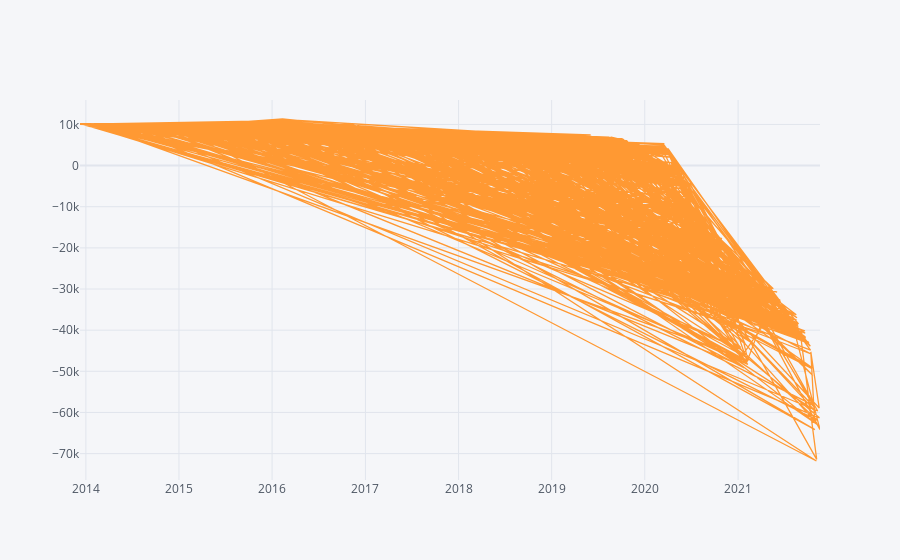

The notebook cell saved with this chart:
### Code cell
absolute_return = (results.Close.iloc[-1]-results.Open.iloc[0])/results.Open.iloc[0]
CAGR = ((results.Close.iloc[-1]/results.Open.iloc[0])**(252/len(results)))-1
information_ratio = (results.Close.pct_change().mean()/results.Close.pct_change().std())*((252) **0.5)

print(f'''Absolute Return= {absolute_return}
CAGR= {CAGR}
Information Ratio= {information_ratio}''')
((results.Close.pct_change().dropna()+1).cumprod()*capital).iplot() #fix it later

### Figure 1 — Plotly figure (JSON) as saved in the notebook; plotly's stock layout.template omitted (floating-point values rounded to 4 significant figures; data arrays with more than 128 entries replaced by an {"elided": "..."} marker saying what was removed)
{"data": [{"line": {"color": "rgba(255, 153, 51, 1.0)", "dash": "solid", "shape": "linear", "width": 1.3}, "mode": "lines", "name": "Close", "text": "", "type": "scatter", "x": {"elided": "1401 str values"}, "y": {"elided": "1401 float values"}}], "layout": {"legend": {"bgcolor": "#F5F6F9", "font": {"color": "#4D5663"}}, "paper_bgcolor": "#F5F6F9", "plot_bgcolor": "#F5F6F9", "title": {"font": {"color": "#4D5663"}}, "xaxis": {"gridcolor": "#E1E5ED", "showgrid": true, "tickfont": {"color": "#4D5663"}, "title": {"font": {"color": "#4D5663"}, "text": ""}, "zerolinecolor": "#E1E5ED"}, "yaxis": {"gridcolor": "#E1E5ED", "showgrid": true, "tickfont": {"color": "#4D5663"}, "title": {"font": {"color": "#4D5663"}, "text": ""}, "zerolinecolor": "#E1E5ED"}}}
